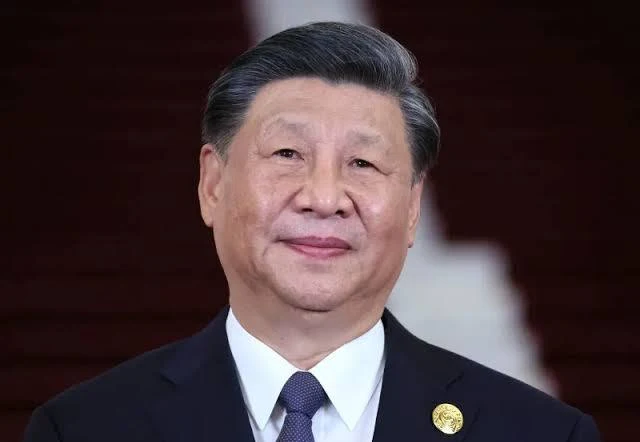
#> input picture src/rc_task/face_detection/Images/test.jpg, 640 x 442 px
$ python -i appearance_estimators.py   (imports and definitions only)
#> lines starting #> are read from the running program, lines starting #| are printed output that depends on the picture; after the words box and inside, x2 and y2 are one past the last pixel; in counts of white or black regions, pixels touching at a corner belong together
#> further down, picture is the input picture: shape (442, 640, 3); mean B, G, R 57.3, 54.1, 70.4
"""Section: Reusable ROI, appearance-inference, and temporal-voting estimators."""

from __future__ import annotations

from collections import deque
from typing import Any

import cv2
import numpy as np


# [54 lines left out: functions get_upper_body_roi, get_person_roi, crop_person_roi, not called in this run]


def detect_dominant_shirt_color(roi_bgr: Any) -> tuple[str, float]:
    """Special function: Estimate a robust named shirt color from an HSV torso ROI."""
    if roi_bgr is None or roi_bgr.size == 0:
        return "unknown", 0.0
    hsv = cv2.cvtColor(roi_bgr, cv2.COLOR_BGR2HSV)
#> hsv: shape (442, 640, 3); mean H, S, V 102.1, 125.2, 74.4
    # Section: Disjoint red bands and neutral ranges cover the supported GPSR vocabulary.
    color_ranges = {
        "red": [((0, 70, 50), (10, 255, 255)), ((170, 70, 50), (180, 255, 255))],
        "orange": [((11, 70, 50), (20, 255, 255))],
        "yellow": [((21, 70, 50), (35, 255, 255))],
        "green": [((36, 50, 40), (85, 255, 255))],
        "blue": [((86, 50, 40), (130, 255, 255))],
        "purple": [((131, 50, 40), (160, 255, 255))],
        "white": [((0, 0, 180), (180, 50, 255))],
        "black": [((0, 0, 0), (180, 255, 50))],
        "gray": [((0, 0, 51), (180, 50, 179))],
    }
    best_color = "unknown"
    best_count = 0
    for color_name, ranges in color_ranges.items():
        total_count = 0
        for lower, upper in ranges:
            mask = cv2.inRange(
                hsv,
                np.array(lower, dtype=np.uint8),
                np.array(upper, dtype=np.uint8),
            )
            total_count += cv2.countNonZero(mask)
        if total_count > best_count:
            best_count = total_count
            best_color = color_name
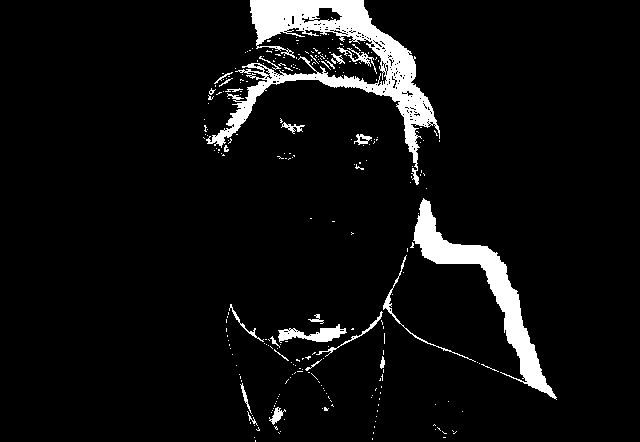
#> mask: shape (442, 640); 6.2% white; 273 white regions (247 under 20 px), largest, box (x1, y1, x2, y2) and area: (206, 0, 440, 185) 9470, (413, 198, 557, 400) 4986, (278, 324, 347, 343) 607
#> after the loop, best_color = 'black'; best_count = 190899
    if best_count < 100:
        return "unknown", 0.0
    total_pixels = max(roi_bgr.shape[0] * roi_bgr.shape[1], 1)
#> total_pixels = 282880
    return best_color, min(1.0, float(best_count) / float(total_pixels))


# [31 lines left out: functions detect_attributes_with_yolo, best_attribute_confidence, not called in this run]


class YoloAttributeEstimator:
    """Special function: Reuse configured YOLO models for positive attribute evidence."""

    # [16 lines left out: functions __init__, estimate, not called in this run]


class HsvShirtColorEstimator:
    """Special function: Reuse the shared HSV shirt-color algorithm."""

    def estimate(self, torso_image: Any) -> tuple[str, float]:
        """Special function: Return the strongest supported color and confidence."""
        return detect_dominant_shirt_color(torso_image)


class TemporalCategoricalVoter:
    """Special function: Stabilize one categorical estimate without cross-person state."""

    # [22 lines left out: functions __init__, update, not called in this run]

    def clear(self) -> None:
        """Special function: Remove all temporal evidence during lifecycle cleanup."""
        self.history.clear()

>>> import cv2
>>> picture = cv2.imread('../Images/test.jpg')
>>> result = HsvShirtColorEstimator().estimate(picture)
#> result = ('black', 0.675)
